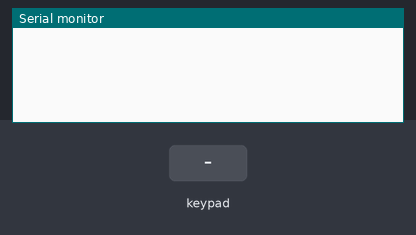
The sketch below on a simulated Arduino Mega 2560, built with avr-gcc and run on an emulated ATmega2560. On the bench: the last lines printed to the serial monitor. The test bench sets the inputs (shaded band).

Above: at 1.2 s.
1.3 s: key '1' pressed
At 1.8 s:
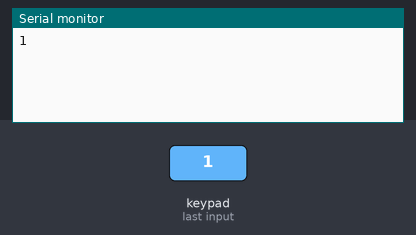
2.8 s: keypad keys 3 2 3 0 2 8 2 6 # pressed 0.4 s apart
At 6.5 s:
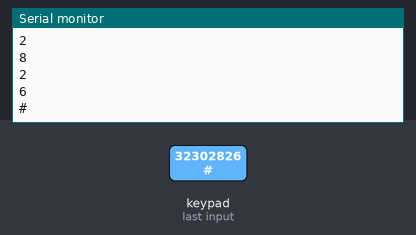
7.9 s: key 'A' pressed
At 9.1 s:
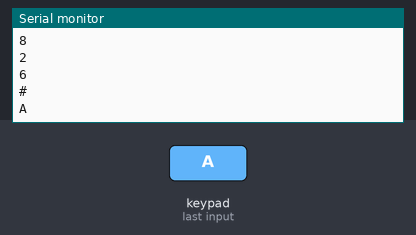
9.4 s: keypad keys 3 2 3 0 2 8 2 6 * pressed 0.4 s apart
At 12.9 s:
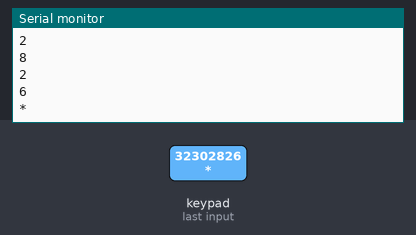
14.5 s: key 'B' pressed
At 15.5 s:
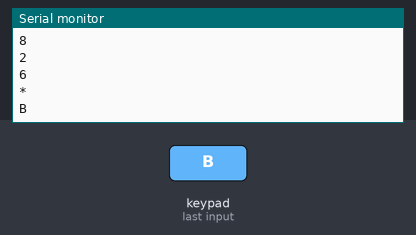
16.0 s: keypad keys 3 2 3 0 2 8 2 6 D pressed 0.4 s apart
At 20.2 s:
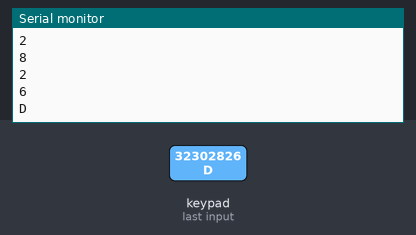
Timing chart, 0 to 21.7 s (numbered marks = the images above; inputs shaded):
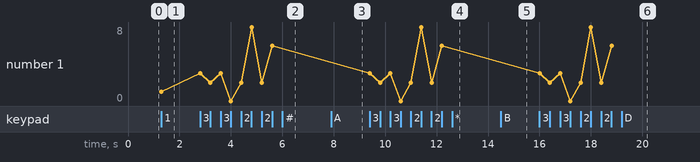

The sketch:

keyboardTest.ino
```cpp
#include <Keypad.h>

const byte ROWS = 4;
const byte COLS = 4;
char keys[ROWS][COLS] = {
  {'1','2','3', 'A'},
  {'4','5','6', 'B'},
  {'7','8','9', 'C'},
  {'*','0','#', 'D'}
};
byte rowPins[ROWS] = {32, 30, 28, 26};
byte colPins[COLS] = {24, 22, 23, 25};

Keypad k = Keypad( makeKeymap(keys), rowPins, colPins, ROWS, COLS );

void setup(){
  Serial.begin(9600);
}

void loop(){
  char key = k.getKey();

  if (key){
    Serial.println(key);
  }
}
```

Measured:
- after the input at 1.3 s, the serial monitor: prints a new line at once (image 1)
- after the input at 2.8 s, the serial monitor: prints a new line at once (image 2)
- after the input at 7.9 s, the serial monitor: prints a new line at once (image 3)
- after the input at 9.4 s, the serial monitor: prints a new line at once (image 4)
- after the input at 14.5 s, the serial monitor: prints a new line at once (image 5)
- after the input at 16.0 s, the serial monitor: prints a new line at once (image 6)
- plotted number 1: 1 → 6 after the input at 2.8 s
